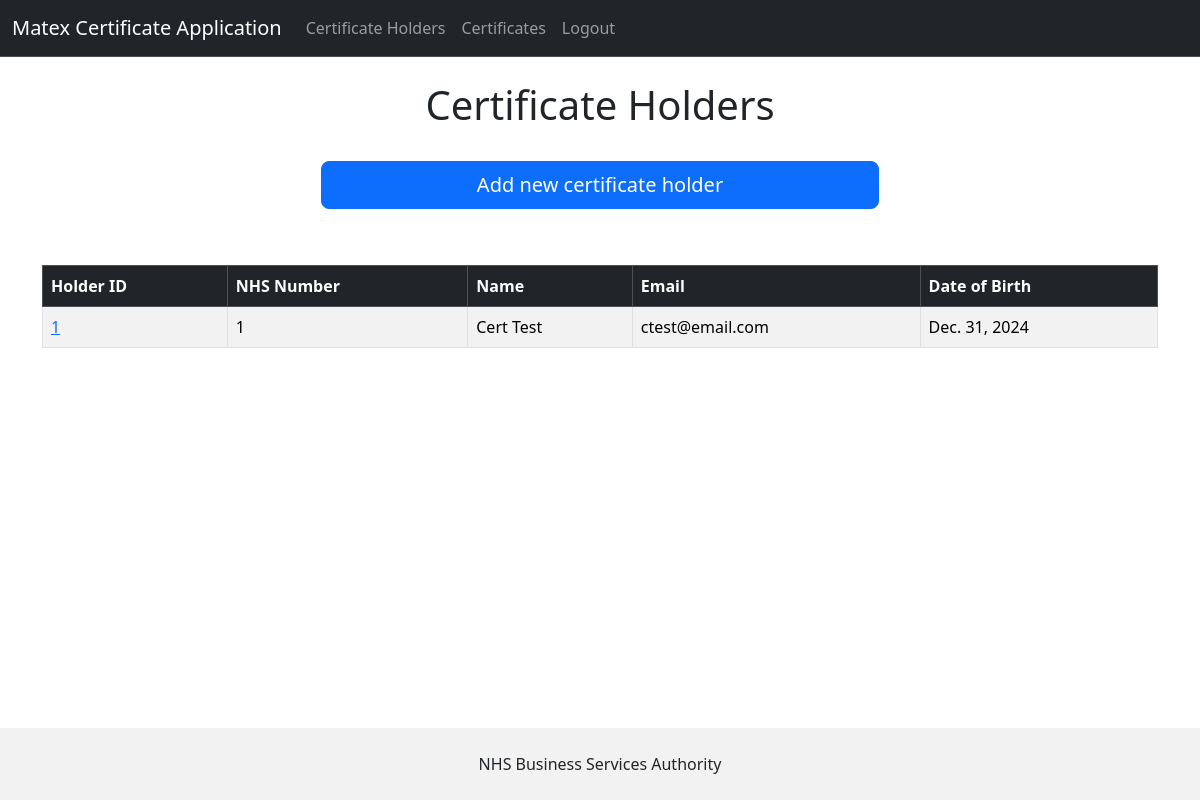
Before: /certificate-holders (signed in) with the older database file.
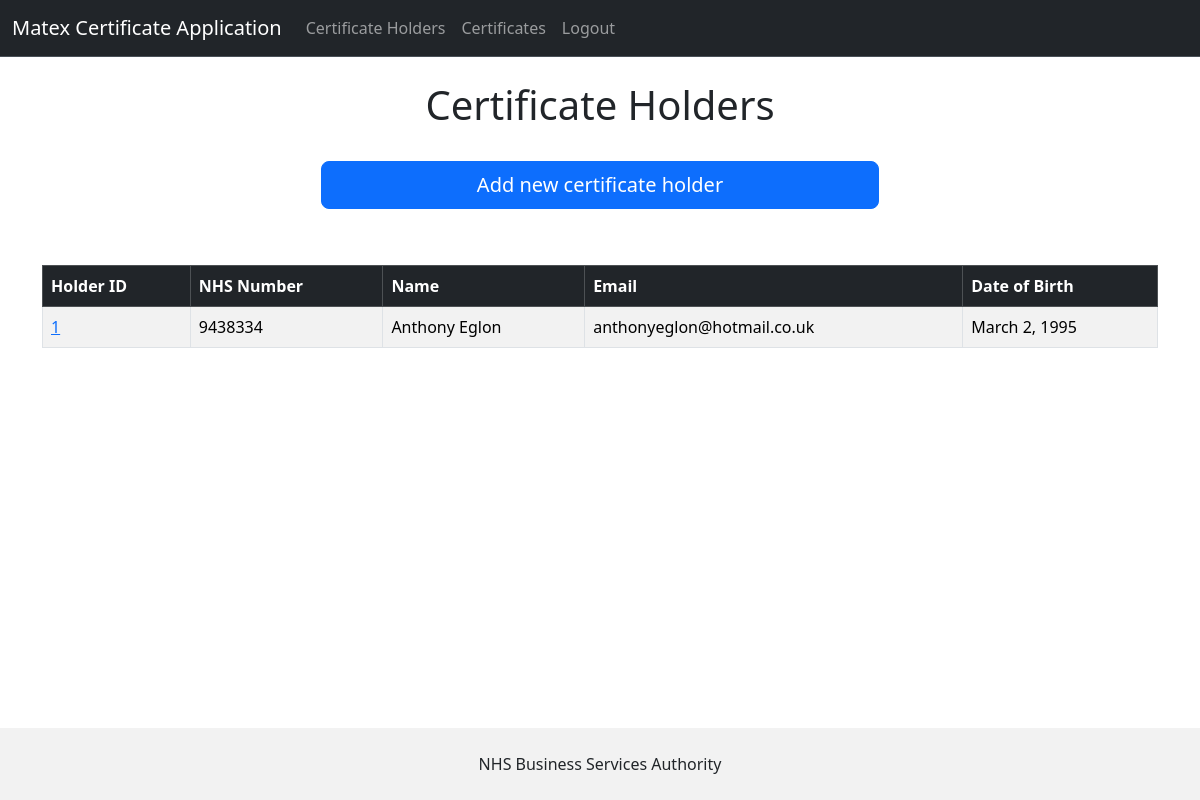
After: the same page with the newer database file.
### matex_app/models.py (models this page shows, shortened)
class CertificateHolder(models.Model):
    nhs_number = models.IntegerField(validators=[MinValueValidator(1000000000), MaxValueValidator(9999999999)])
    first_name = models.CharField(max_length=50)
    last_name = models.CharField(max_length=50)
    email = models.EmailField()
    date_of_birth = models.DateField()

### matex_app/views.py (the view)
# urls.py: path('certificate-holders', views.certificateholders, name='certificate-holders'),
def certificateholders(request):
    if request.user.is_authenticated:
        all_certificate_holders = CertificateHolder.objects.all()
        return render(request, 'certificate-holders.html', {'cert_holders': all_certificate_holders})
    else:
        messages.success(request, 'Please log in to view this page')
        return redirect('index')

### matex_app/templates/certificate-holders.html
{% extends "base.html" %}
{% block content %}
<h1 class="text-center">Certificate Holders</h1>
<br/>
<div class="d-grid gap-2 col-6 mx-auto">
    <a class="btn btn-primary btn-lg" href="{% url 'add-holder' %}" role="button">Add new certificate holder</a><br/>
</div>
<br/>
<table class="table table-striped table-hover table-bordered">
    <thead class="table-dark">
    <tr>
        <th scope="col">Holder ID</th>
        <th scope="col">NHS Number</th>
        <th scope="col">Name</th>
        <th scope="col">Email</th>
        <th scope="col">Date of Birth</th>
    </tr>
    </thead>
    <tbody>
    {% if cert_holders %}
    {% for holder in cert_holders %}
    <tr>
        <td><a href="{% url 'holder-info' holder.id %}">{{ holder.id }}</a></td>
        <td>{{ holder.nhs_number }}</td>
        <td>{{ holder.first_name }} {{ holder.last_name }}</td>
        <td>{{ holder.email }}</td>
        <td>{{ holder.date_of_birth }}</td>
    </tr>
    {% endfor %}
    {% endif %}
    </tbody>
</table>
{% endblock content %}

Changed rows visible on the page:
changed CertificateHolder id 1: nhs_number "1" → "9438334"; first_name "Cert" → "Anthony"; last_name "Test" → "Eglon"; email "ctest@email.com" → "anthonyeglon@hotmail.co.uk"; date_of_birth "Dec. 31, 2024" → "March 2, 1995"
